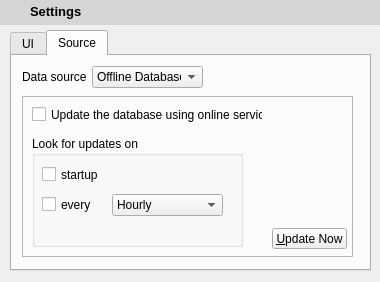
<?xml version="1.0" encoding="UTF-8"?>
<ui version="4.0">
 <class>Settings</class>
 <widget class="QDialog" name="Settings">
  <property name="geometry">
   <rect>
    <x>0</x>
    <y>0</y>
    <width>380</width>
    <height>282</height>
   </rect>
  </property>
  <property name="windowTitle">
   <string>Dialog</string>
  </property>
  <widget class="QFrame" name="topFrame">
   <property name="geometry">
    <rect>
     <x>0</x>
     <y>0</y>
     <width>381</width>
     <height>25</height>
    </rect>
   </property>
   <property name="autoFillBackground">
    <bool>false</bool>
   </property>
   <property name="styleSheet">
    <string notr="true">background:rgb(213, 213, 213)</string>
   </property>
   <property name="frameShape">
    <enum>QFrame::Panel</enum>
   </property>
   <property name="frameShadow">
    <enum>QFrame::Plain</enum>
   </property>
   <property name="lineWidth">
    <number>0</number>
   </property>
   <widget class="QPushButton" name="btnClose">
    <property name="geometry">
     <rect>
      <x>354</x>
      <y>2</y>
      <width>21</width>
      <height>21</height>
     </rect>
    </property>
    <property name="cursor">
     <cursorShape>PointingHandCursor</cursorShape>
    </property>
    <property name="text">
     <string/>
    </property>
    <property name="icon">
     <iconset>
      <normaloff>close.png</normaloff>close.png</iconset>
    </property>
    <property name="iconSize">
     <size>
      <width>15</width>
      <height>15</height>
     </size>
    </property>
    <property name="flat">
     <bool>true</bool>
    </property>
   </widget>
   <widget class="QPushButton" name="btnHelp">
    <property name="geometry">
     <rect>
      <x>333</x>
      <y>2</y>
      <width>21</width>
      <height>21</height>
     </rect>
    </property>
    <property name="cursor">
     <cursorShape>PointingHandCursor</cursorShape>
    </property>
    <property name="text">
     <string/>
    </property>
    <property name="icon">
     <iconset>
      <normaloff>help.png</normaloff>help.png</iconset>
    </property>
    <property name="iconSize">
     <size>
      <width>15</width>
      <height>15</height>
     </size>
    </property>
    <property name="flat">
     <bool>true</bool>
    </property>
   </widget>
   <widget class="QLabel" name="label">
    <property name="geometry">
     <rect>
      <x>30</x>
      <y>1</y>
      <width>181</width>
      <height>21</height>
     </rect>
    </property>
    <property name="font">
     <font>
      <family>Segoe UI</family>
      <pointsize>10</pointsize>
      <weight>75</weight>
      <bold>true</bold>
     </font>
    </property>
    <property name="text">
     <string>Settings</string>
    </property>
   </widget>
   <widget class="QLabel" name="label_2">
    <property name="geometry">
     <rect>
      <x>4</x>
      <y>3</y>
      <width>21</width>
      <height>20</height>
     </rect>
    </property>
    <property name="text">
     <string/>
    </property>
    <property name="pixmap">
     <pixmap>logo.png</pixmap>
    </property>
    <property name="scaledContents">
     <bool>true</bool>
    </property>
   </widget>
  </widget>
  <widget class="QTabWidget" name="tabWidget">
   <property name="geometry">
    <rect>
     <x>10</x>
     <y>30</y>
     <width>361</width>
     <height>241</height>
    </rect>
   </property>
   <property name="currentIndex">
    <number>1</number>
   </property>
   <widget class="QWidget" name="tab">
    <attribute name="title">
     <string>UI</string>
    </attribute>
    <widget class="QLabel" name="label_4">
     <property name="geometry">
      <rect>
       <x>10</x>
       <y>10</y>
       <width>71</width>
       <height>21</height>
      </rect>
     </property>
     <property name="text">
      <string>Transparancy</string>
     </property>
    </widget>
    <widget class="QDoubleSpinBox" name="doubleSpinBox">
     <property name="geometry">
      <rect>
       <x>90</x>
       <y>10</y>
       <width>81</width>
       <height>22</height>
      </rect>
     </property>
     <property name="maximum">
      <double>1.000000000000000</double>
     </property>
     <property name="singleStep">
      <double>0.050000000000000</double>
     </property>
     <property name="value">
      <double>0.950000000000000</double>
     </property>
    </widget>
   </widget>
   <widget class="QWidget" name="tab_2">
    <attribute name="title">
     <string>Source</string>
    </attribute>
    <widget class="QComboBox" name="source">
     <property name="geometry">
      <rect>
       <x>80</x>
       <y>10</y>
       <width>111</width>
       <height>22</height>
      </rect>
     </property>
     <property name="currentText">
      <string>Offline Database</string>
     </property>
     <item>
      <property name="text">
       <string>Offline Database</string>
      </property>
     </item>
     <item>
      <property name="text">
       <string>Online Service</string>
      </property>
     </item>
    </widget>
    <widget class="QLabel" name="label_3">
     <property name="geometry">
      <rect>
       <x>10</x>
       <y>10</y>
       <width>71</width>
       <height>21</height>
      </rect>
     </property>
     <property name="text">
      <string>Data source</string>
     </property>
    </widget>
    <widget class="QFrame" name="frame">
     <property name="geometry">
      <rect>
       <x>10</x>
       <y>40</y>
       <width>331</width>
       <height>161</height>
      </rect>
     </property>
     <property name="frameShape">
      <enum>QFrame::StyledPanel</enum>
     </property>
     <property name="frameShadow">
      <enum>QFrame::Raised</enum>
     </property>
     <widget class="QCheckBox" name="checkBox">
      <property name="geometry">
       <rect>
        <x>10</x>
        <y>10</y>
        <width>231</width>
        <height>17</height>
       </rect>
      </property>
      <property name="text">
       <string>Update the database using online service</string>
      </property>
     </widget>
     <widget class="QGroupBox" name="groupBox">
      <property name="geometry">
       <rect>
        <x>10</x>
        <y>40</y>
        <width>211</width>
        <height>111</height>
       </rect>
      </property>
      <property name="title">
       <string>Look for updates on</string>
      </property>
      <widget class="QCheckBox" name="checkBox_2">
       <property name="geometry">
        <rect>
         <x>10</x>
         <y>30</y>
         <width>61</width>
         <height>17</height>
        </rect>
       </property>
       <property name="text">
        <string>startup</string>
       </property>
      </widget>
      <widget class="QCheckBox" name="checkBox_3">
       <property name="geometry">
        <rect>
         <x>10</x>
         <y>60</y>
         <width>71</width>
         <height>17</height>
        </rect>
       </property>
       <property name="text">
        <string>every</string>
       </property>
      </widget>
      <widget class="QComboBox" name="source_2">
       <property name="geometry">
        <rect>
         <x>80</x>
         <y>58</y>
         <width>111</width>
         <height>22</height>
        </rect>
       </property>
       <property name="currentText">
        <string>Hourly</string>
       </property>
       <item>
        <property name="text">
         <string>Hourly</string>
        </property>
       </item>
       <item>
        <property name="text">
         <string>Daily</string>
        </property>
       </item>
       <item>
        <property name="text">
         <string>Weekly</string>
        </property>
       </item>
      </widget>
     </widget>
     <widget class="QPushButton" name="pushButton">
      <property name="geometry">
       <rect>
        <x>250</x>
        <y>132</y>
        <width>75</width>
        <height>21</height>
       </rect>
      </property>
      <property name="text">
       <string>&amp;Update Now</string>
      </property>
     </widget>
    </widget>
   </widget>
  </widget>
 </widget>
 <resources/>
 <connections/>
</ui>
